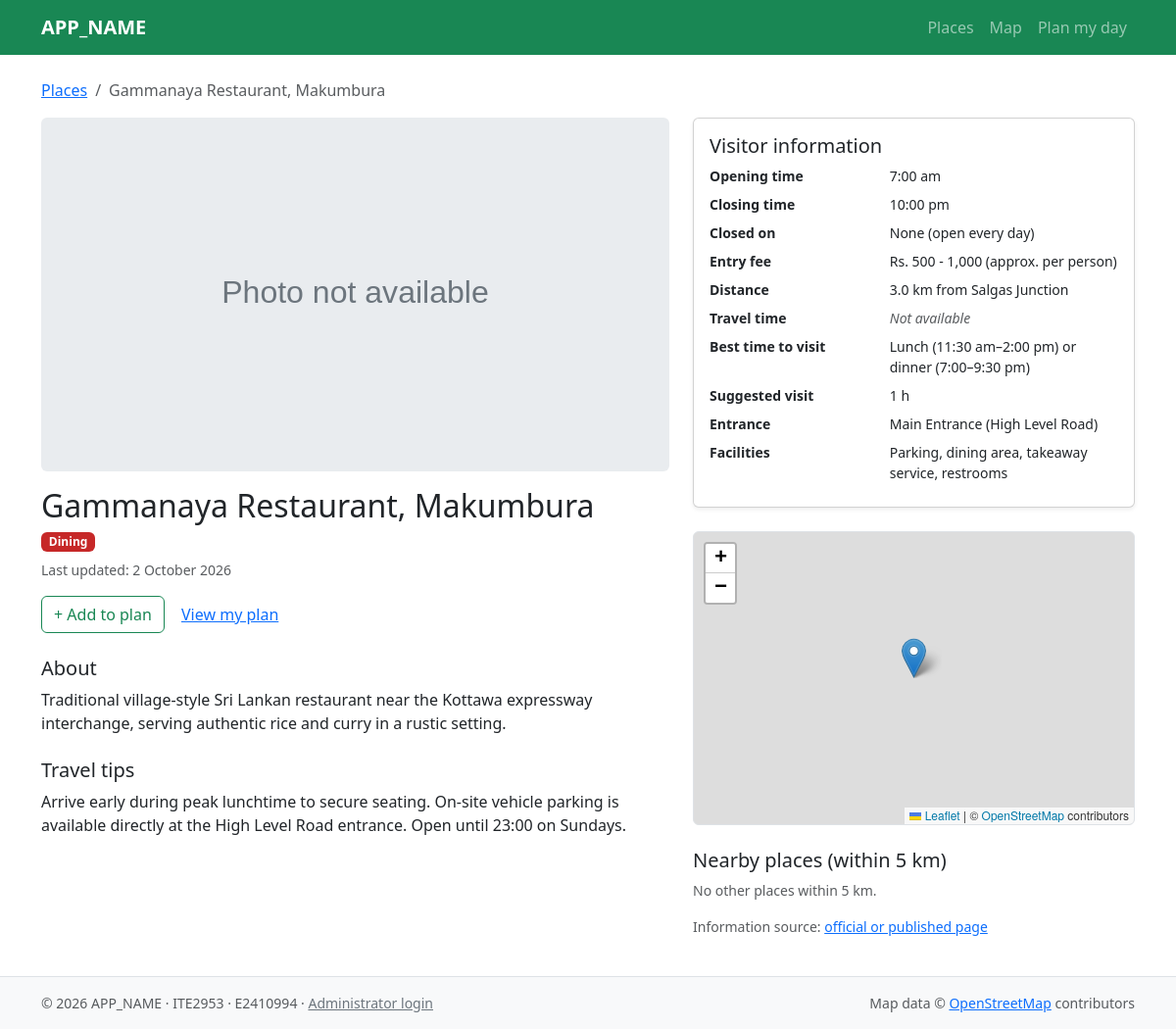
Screenshot of /place.php?id=1 with the database file from the repository.
### tables this page shows
CREATE TABLE place (
  place_id           INT UNSIGNED NOT NULL AUTO_INCREMENT,
  name               VARCHAR(120) NOT NULL,
  summary            VARCHAR(200) NOT NULL,
  description        TEXT         NOT NULL,
  latitude           DECIMAL(9,6) NOT NULL,
  longitude          DECIMAL(9,6) NOT NULL,
  access_point       VARCHAR(150) NULL,
  opening_time       TIME NULL,
  closing_time       TIME NULL,
  closed_days        SET('Mon','Tue','Wed','Thu','Fri','Sat','Sun','Poya') NOT NULL DEFAULT '',
  entry_fee          VARCHAR(120) NULL,
  best_time          VARCHAR(120) NULL,
  visit_duration_min SMALLINT UNSIGNED NULL,
  travel_tips        TEXT NULL,
  facilities         VARCHAR(255) NULL,
  distance_km        DECIMAL(5,2) NULL,
  travel_min         SMALLINT UNSIGNED NULL,
  info_source        VARCHAR(255) NULL,
  is_active          TINYINT(1) NOT NULL DEFAULT 1,
  created_at         DATETIME NOT NULL DEFAULT CURRENT_TIMESTAMP,
  updated_at         DATETIME NOT NULL DEFAULT CURRENT_TIMESTAMP ON UPDATE CURRENT_TIMESTAMP,
  PRIMARY KEY (place_id),
  KEY idx_place_active_distance (is_active, distance_km)
);

CREATE TABLE category (
  category_id  TINYINT UNSIGNED NOT NULL AUTO_INCREMENT,
  name         VARCHAR(30) NOT NULL,
  badge_colour CHAR(7)     NOT NULL,
  marker_icon  VARCHAR(50) NULL,
  PRIMARY KEY (category_id),
  UNIQUE KEY uq_category_name (name)
);

### includes/bootstrap.php (called while the page is built, shortened)
<?php
require_once __DIR__ . '/helpers.php';
spl_autoload_register(function (string $class): void {
    $file = __DIR__ . '/../src/' . $class . '.php';
});

### src/Database.php (called while the page is built, shortened)
<?php
final class Database
{
    private static ?PDO $pdo = null;
    public static function getConnection(): PDO
    {
        if (self::$pdo === null) {
            $dsn = sprintf(
                'mysql:host=%s;port=%d;dbname=%s;charset=utf8mb4',
                DB_HOST, DB_PORT, DB_NAME
            );
            self::$pdo = new PDO($dsn, DB_USER, DB_PASS, [
                PDO::ATTR_ERRMODE            => PDO::ERRMODE_EXCEPTION,
                PDO::ATTR_DEFAULT_FETCH_MODE => PDO::FETCH_ASSOC,
                PDO::ATTR_EMULATE_PREPARES   => false,
            ]);
        }
        return self::$pdo;
    }
}

### src/Place.php (called while the page is built, shortened)
<?php
final class Place
{
    public readonly int $placeId;
    public readonly array $categoryIds;
    public readonly ?float $latitude;
    public readonly ?float $longitude;
    private function __construct(array $row)
    {
        $float = fn(string $k): ?float => isset($row[$k]) ? (float) $row[$k] : null;
        $int   = fn(string $k): ?int   => isset($row[$k]) ? (int) $row[$k] : null;
        $this->placeId     = (int) $row['place_id'];
        $this->name        = $row['name'];
        $this->distanceKm  = $float('distance_km');
        $this->categoryIds = isset($row['category_ids'])
            ? array_map('intval', explode(',', $row['category_ids']))
            : [];
        $this->description      = $row['description'] ?? null;
        $this->latitude         = $float('latitude');
        $this->longitude        = $float('longitude');
        $this->accessPoint      = $row['access_point'] ?? null;
        $this->openingTime      = $row['opening_time'] ?? null;
        $this->closingTime      = $row['closing_time'] ?? null;
        $this->closedDays       = !empty($row['closed_days']) ? explode(',', $row['closed_days']) : [];
        $this->entryFee         = $row['entry_fee'] ?? null;
        $this->bestTime         = $row['best_time'] ?? null;
        $this->visitDurationMin = $int('visit_duration_min');
        $this->travelTips       = $row['travel_tips'] ?? null;
        $this->facilities       = $row['facilities'] ?? null;
        $this->travelMin        = $int('travel_min');
        $this->infoSource       = $row['info_source'] ?? null;
        $this->updatedAt        = $row['updated_at'] ?? null;
    }
    public function getCategories(): array
    {
        $all = Category::findAll();
        return array_values(array_filter(
            array_map(fn(int $id) => $all[$id] ?? null, $this->categoryIds)
        ));
    }
    public static function findById(int $id, bool $includeInactive = false): ?self
    {
        $stmt = Database::getConnection()->prepare(
            'SELECT p.*,
                    (SELECT GROUP_CONCAT(pc.category_id ORDER BY pc.is_primary DESC, pc.category_id)
                       FROM place_category pc
                      WHERE pc.place_id = p.place_id) AS category_ids
               FROM place p
              WHERE p.place_id = ?' . ($includeInactive ? '' : ' AND p.is_active = 1')
        );
        $stmt->execute([$id]);
        $row = $stmt->fetch();
        return $row === false ? null : new self($row);
    }
    public function findNearby(float $radiusKm = 5.0, int $limit = 5): array
    {
        $sql = 'SELECT place_id, name, distance_km, nearby_km
                  FROM (SELECT p.place_id, p.name, p.distance_km,
                               6371 * 2 * ASIN(SQRT(
                                   POW(SIN(RADIANS(p.latitude - :lat1) / 2), 2) +
                                   COS(RADIANS(:lat2)) * COS(RADIANS(p.latitude)) *
                                   POW(SIN(RADIANS(p.longitude - :lng) / 2), 2)
                               )) AS nearby_km
                          FROM place p
                         WHERE p.is_active = 1 AND p.place_id <> :id) AS d
                 WHERE nearby_km <= :radius
                 ORDER BY nearby_km
                 LIMIT :lim';
        $stmt = Database::getConnection()->prepare($sql);
        $stmt->bindValue(':lat1', $this->latitude);
        $stmt->bindValue(':lat2', $this->latitude);
        $stmt->bindValue(':lng', $this->longitude);
        $stmt->bindValue(':id', $this->placeId, PDO::PARAM_INT);
        $stmt->bindValue(':radius', $radiusKm);
        $stmt->bindValue(':lim', $limit, PDO::PARAM_INT);
        $stmt->execute();
        return array_map(fn(array $row) => new self($row), $stmt->fetchAll());
    }
    public function getPhotos(): array
    {
        return PlacePhoto::findByPlace($this->placeId);
    }
}

### src/PlacePhoto.php (called while the page is built, shortened)
<?php
final class PlacePhoto
{
    public static function findByPlace(int $placeId): array
    {
        $stmt = Database::getConnection()->prepare(
            'SELECT photo_id, place_id, file_path, caption, source, sort_order
               FROM place_photo
              WHERE place_id = ?
              ORDER BY sort_order, photo_id'
        );
        $stmt->execute([$placeId]);
        return array_map(fn(array $r) => new self(
            (int) $r['photo_id'],
            (int) $r['place_id'],
            $r['file_path'],
            $r['caption'],
            $r['source'],
            (int) $r['sort_order']
        ), $stmt->fetchAll());
    }
}

### src/Category.php (called while the page is built, shortened)
<?php
final class Category
{
    private static ?array $cache = null;
    public static function findAll(): array
    {
        if (self::$cache === null) {
            self::$cache = [];
            $rows = Database::getConnection()
                ->query('SELECT category_id, name, badge_colour, marker_icon FROM category ORDER BY category_id')
                ->fetchAll();
            foreach ($rows as $r) {
                self::$cache[(int) $r['category_id']] = new self(
                    (int) $r['category_id'],
                    $r['name'],
                    $r['badge_colour'],
                    $r['marker_icon']
                );
            }
        }
        return self::$cache;
    }
}

### place.php (the view, shortened to what this page needs)
<?php
require __DIR__ . '/includes/bootstrap.php';
$id    = filter_input(INPUT_GET, 'id', FILTER_VALIDATE_INT, ['options' => ['min_range' => 1]]);
$place = $id ? Place::findById($id) : null;
    ?>
    <?php
$photos     = $place->getPhotos();
$categories = $place->getCategories();
$nearby     = $place->findNearby(5.0, 5);
$dayNames = [
    'Mon' => 'Monday', 'Tue' => 'Tuesday', 'Wed' => 'Wednesday', 'Thu' => 'Thursday',
    'Fri' => 'Friday', 'Sat' => 'Saturday', 'Sun' => 'Sunday', 'Poya' => 'Poya days',
];
$closedText = $place->closedDays === []
    ? 'None (open every day)'
    : implode(', ', array_map(fn(string $d) => $dayNames[$d] ?? $d, $place->closedDays));
$updated = $place->updatedAt !== null ? (new DateTime($place->updatedAt))->format('j F Y') : null;
$sourceUrl = $place->infoSource;
$sourceOk  = $sourceUrl !== null
    && filter_var($sourceUrl, FILTER_VALIDATE_URL) !== false
    && preg_match('#^https?://#i', $sourceUrl) === 1;
$details = [
    'Opening time'      => show_value(format_time($place->openingTime)),
    'Closing time'      => show_value(format_time($place->closingTime)),
    'Closed on'         => h($closedText),
    'Entry fee'         => show_value($place->entryFee),
    'Distance'          => show_value($place->distanceKm !== null
                              ? number_format($place->distanceKm, 1) . ' km from Salgas Junction' : null),
    'Travel time'       => show_value($place->travelMin !== null
                              ? $place->travelMin . ' min by road from Salgas Junction' : null),
    'Best time to visit'=> show_value($place->bestTime),
    'Suggested visit'   => show_value(format_duration($place->visitDurationMin)),
    'Entrance'          => show_value($place->accessPoint),
    'Facilities'        => show_value($place->facilities),
];
require __DIR__ . '/includes/header.php';
?>
<nav aria-label="breadcrumb">
  <ol class="breadcrumb">
    <li class="breadcrumb-item"><a href="<?= h(url('index.php')) ?>">Places</a></li>
    <li class="breadcrumb-item active" aria-current="page"><?= h($place->name) ?></li>
  </ol>
</nav>
<div class="row g-4">
  <div class="col-lg-7">
    <?php if ($photos === []): ?>
      <img src="<?= h(url('assets/img/placeholder.svg')) ?>" class="img-fluid rounded mb-3 place-photo w-100"
           alt="No photo available for <?= h($place->name) ?>">
    <?php endif; ?>
    <h1 class="h2 mb-2"><?= h($place->name) ?></h1>
    <div class="d-flex flex-wrap gap-1 mb-2">
      <?php foreach ($categories as $cat): ?>
        <span class="badge badge-cat" style="background-color: <?= h($cat->badgeColour) ?>"><?= h(ucfirst($cat->name)) ?></span>
      <?php endforeach; ?>
    </div>
    <p class="small text-muted">Last updated: <?= show_value($updated) ?></p>
    <p>
      <button type="button" class="btn btn-outline-success btn-plan"
              data-add-to-plan="<?= $place->placeId ?>" data-name="<?= h($place->name) ?>">+ Add to plan</button>
      <a class="btn btn-link" href="<?= h(url('plan.php')) ?>">View my plan</a>
    </p>
    <h2 class="h5 mt-4">About</h2>
    <p><?= show_value($place->description) ?></p>
    <h2 class="h5 mt-4">Travel tips</h2>
    <p><?= show_value($place->travelTips) ?></p>
  </div>
  <div class="col-lg-5">
    <div class="card shadow-sm mb-4">
      <div class="card-body">
        <h2 class="h5">Visitor information</h2>
        <dl class="row mb-0 small">
          <?php foreach ($details as $label => $html): ?>
            <dt class="col-5"><?= h($label) ?></dt>
            <dd class="col-7"><?= $html ?></dd>
          <?php endforeach; ?>
        </dl>
      </div>
    </div>
    <div id="place-map" class="rounded border mb-4"
         data-lat="<?= h((string) $place->latitude) ?>"
         data-lng="<?= h((string) $place->longitude) ?>"
         data-name="<?= h($place->name) ?>"
         role="region" aria-label="Map showing <?= h($place->name) ?>"></div>
    <h2 class="h5">Nearby places (within 5 km)</h2>
    <?php if ($nearby === []): ?>
      <p class="small text-muted">No other places within 5 km.</p>
    <?php endif; ?>
    <?php if ($sourceOk): ?>
      <p class="small text-muted">
        Information source:
        <a href="<?= h($sourceUrl) ?>" target="_blank" rel="noopener noreferrer">official or published page</a>
      </p>
    <?php endif; ?>
  </div>
</div>
<?php require __DIR__ . '/includes/footer.php'; ?>

### assets/css/style.css (style rules this page uses)
.badge-cat { color: #fff; }
.place-photo { aspect-ratio: 16 / 9; object-fit: cover; }
#place-map { height: 300px; }
.btn-plan { position: relative; z-index: 2; }

### rows the page displays
place: name "Gammanaya Restaurant, Makumbura", updated_at "2 October 2026", description "Traditional village-style Sri Lankan restaurant near the Kottawa expressway interchange, serving authentic rice and curry in a rustic setting.", travel_tips "Arrive early during peak lunchtime to secure seating. On-site vehicle parking is available directly at the High Level Road entrance. Open until 23:00 on Sundays.", entry_fee "Rs. 500 - 1,000 (approx. per person)", best_time "Lunch (11:30 am–2:00 pm) or dinner (7:00–9:30 pm)", access_point "Main Entrance (High Level Road)", facilities "Parking, dining area, takeaway service, restrooms"
category: name "Dining"

### other values shown
APP_NAME "APP_NAME"
$label "Places"
$label "Map"
$label "Plan my day"
$label "Opening time"
$html "7:00 am"
$label "Closing time"
$html "10:00 pm"
$label "Closed on"
$html "None (open every day)"
$label "Entry fee"
$label "Distance"
$html "3.0 km from Salgas Junction"
$label "Travel time"
$label "Best time to visit"
